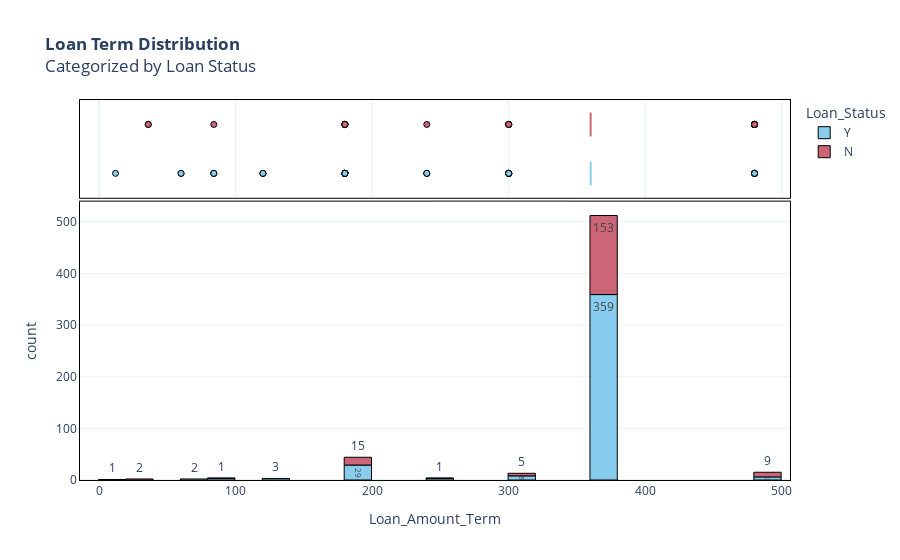

Write notebook code for a chart like this one.
### Markdown cell above
*d.) Loan Term*

### Code cell
# Create a histogram
fig = px.histogram(loan_df, x="Loan_Amount_Term", color="Loan_Status", text_auto=True, color_discrete_sequence=discrete_color_scheme, marginal="box", title="<b>Loan Term Distribution</b><br>Categorized by Loan Status")

# Add borders to the bars
fig.update_traces(marker_line_width=1,marker_line_color="black")
# Add borders to the x and y-axes to the plot
fig.update_xaxes(showline=True,
         linecolor='black',
         mirror=True)
fig.update_yaxes(showline=True,
         linecolor='black',
         mirror=True)

# Show the histogram
fig.show()

### Figure 1 — Plotly figure (JSON) as saved in the notebook; plotly's stock layout.template omitted (floating-point values rounded to 4 significant figures; data arrays with more than 128 entries replaced by an {"elided": "..."} marker saying what was removed)
{"data": [{"alignmentgroup": "True", "bingroup": "x", "hovertemplate": "Loan_Status=Y<br>Loan_Amount_Term=%{x}<br>count=%{y}<extra></extra>", "legendgroup": "Y", "marker": {"color": "rgb(136, 204, 238)", "line": {"color": "black", "width": 1}, "pattern": {"shape": ""}}, "name": "Y", "offsetgroup": "Y", "orientation": "v", "showlegend": true, "texttemplate": "%{value}", "type": "histogram", "x": {"elided": "422 int values"}, "xaxis": "x", "yaxis": "y"}, {"alignmentgroup": "True", "hovertemplate": "Loan_Status=Y<br>Loan_Amount_Term=%{x}<extra></extra>", "legendgroup": "Y", "marker": {"color": "rgb(136, 204, 238)", "line": {"color": "black", "width": 1}}, "name": "Y", "notched": true, "offsetgroup": "Y", "showlegend": false, "type": "box", "x": {"elided": "422 int values"}, "xaxis": "x2", "yaxis": "y2"}, {"alignmentgroup": "True", "bingroup": "x", "hovertemplate": "Loan_Status=N<br>Loan_Amount_Term=%{x}<br>count=%{y}<extra></extra>", "legendgroup": "N", "marker": {"color": "rgb(204, 102, 119)", "line": {"color": "black", "width": 1}, "pattern": {"shape": ""}}, "name": "N", "offsetgroup": "N", "orientation": "v", "showlegend": true, "texttemplate": "%{value}", "type": "histogram", "x": {"elided": "192 int values"}, "xaxis": "x", "yaxis": "y"}, {"alignmentgroup": "True", "hovertemplate": "Loan_Status=N<br>Loan_Amount_Term=%{x}<extra></extra>", "legendgroup": "N", "marker": {"color": "rgb(204, 102, 119)", "line": {"color": "black", "width": 1}}, "name": "N", "notched": true, "offsetgroup": "N", "showlegend": false, "type": "box", "x": {"elided": "192 int values"}, "xaxis": "x2", "yaxis": "y2"}], "layout": {"barmode": "relative", "legend": {"title": {"text": "Loan_Status"}, "tracegroupgap": 0}, "title": {"text": "<b>Loan Term Distribution</b><br>Categorized by Loan Status"}, "xaxis": {"anchor": "y", "domain": [0, 1], "linecolor": "black", "mirror": true, "showline": true, "title": {"text": "Loan_Amount_Term"}}, "xaxis2": {"anchor": "y2", "domain": [0, 1], "linecolor": "black", "matches": "x", "mirror": true, "showgrid": true, "showline": true, "showticklabels": false}, "yaxis": {"anchor": "x", "domain": [0, 0.7326], "linecolor": "black", "mirror": true, "showline": true, "title": {"text": "count"}}, "yaxis2": {"anchor": "x2", "domain": [0.7426, 1], "linecolor": "black", "matches": "y2", "mirror": true, "showgrid": false, "showline": true, "showticklabels": false, "ticks": ""}}}
